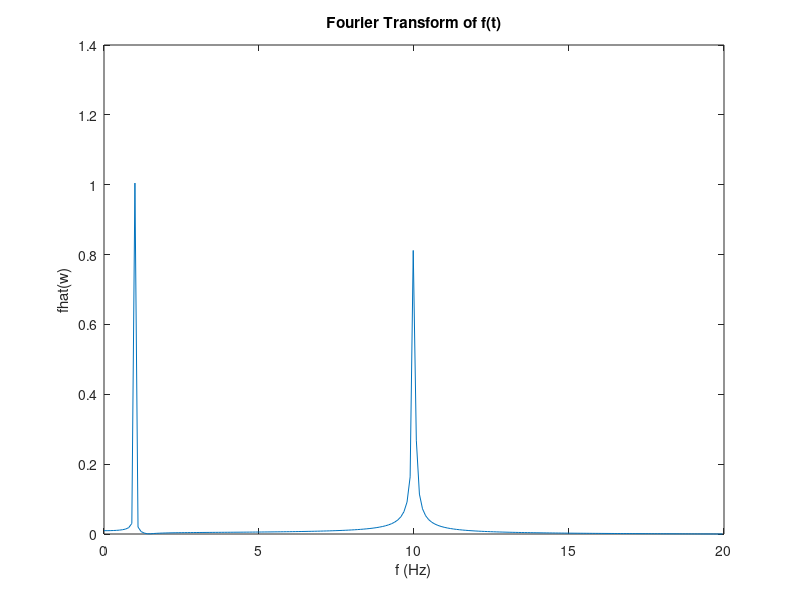

Recreate this plot in MATLAB. (Note: this script raises an error after producing the figure.)
clear
f = @(t) cos(2*pi*t)+0.9*cos(20*pi*t);

lowDirac = 1; %Hz
highDirac = 10; %Hz
region = 4; %Hz

period = 0.025;
t = 0:period:10;
freq = 1/period;
sampleSize = size(t, 2);

%%%%%%%%%%%%%%%% FFT %%%%%%%%%%%%%%%%%
samples = f(t);
fhat = fft(samples);

%fhat has to be normalized by the sample size (see instructions)
module = abs(fhat/sampleSize);
%only keep the positive spectrum
halfTransform = module(1:floor(sampleSize/2)+1);
%Since power was divided with the negative spectrum, we double the values
halfTransform(1:end-1) = 2*halfTransform(1:end-1);
%frequency axis (btw respects shannon sampling theorem) (0->f/2)
a = freq*(0:(sampleSize/2))/sampleSize;
figure(1);
plot(a, halfTransform);
title('Fourier Transform of f(t)');
xlabel('f (Hz)');
ylabel('fhat(w)');

%%%%%%%%%%%%%%%% IFFT %%%%%%%%%%%%%%%%%
f2 = ifft(fhat, 'symmetric');
figure(2);
fplot(f, 0:10);
hold on;
plot(t(1:size(f2, 2)), f2, 'r'); 
title('Inverse Fourier Transform of fhat(w)');
xlabel('t (s)');
ylabel('f(t)');

%%%%%%%%%%%%%% IFFT 2 %%%%%%%%%%%%%%%%%%%
%an = f*n/s
%n = an/freq * sampleSize
maxFreq = ceil((lowDirac+region)/freq*sampleSize);
fhatlow = zeros(1, size(a,2));
fhatlow(1:maxFreq) = halfTransform(1:maxFreq);
figure(3);
plot(a, fhatlow);
title('Filtered Fourier Transform of f(t)');
xlabel('f (Hz)');
ylabel('fhat''(w)');

f3 = ifft(fhatlow, 'symmetric');
figure(4);
plot(t(1:size(f3, 2)), f3, 'r'); 

%%%%%%%%%%%%%% IFFT 3 %%%%%%%%%%%%%%%%%%%
maxFreq = ceil((highDirac+region)/freq*sampleSize);
minFreq = ceil((highDirac-region)/freq*sampleSize);
fhathigh = zeros(1, size(a,2));
fhathigh(minFreq:maxFreq) = halfTransform(minFreq:maxFreq);
figure(5);
plot(a, fhathigh);
title('Filtered Fourier Transform of f(t)');
xlabel('f (Hz)');
ylabel('fhat''''(w)');

f4 = ifft(fhathigh, 'symmetric');
figure(6);
plot(t(1:size(f4, 2)), f4, 'r'); 